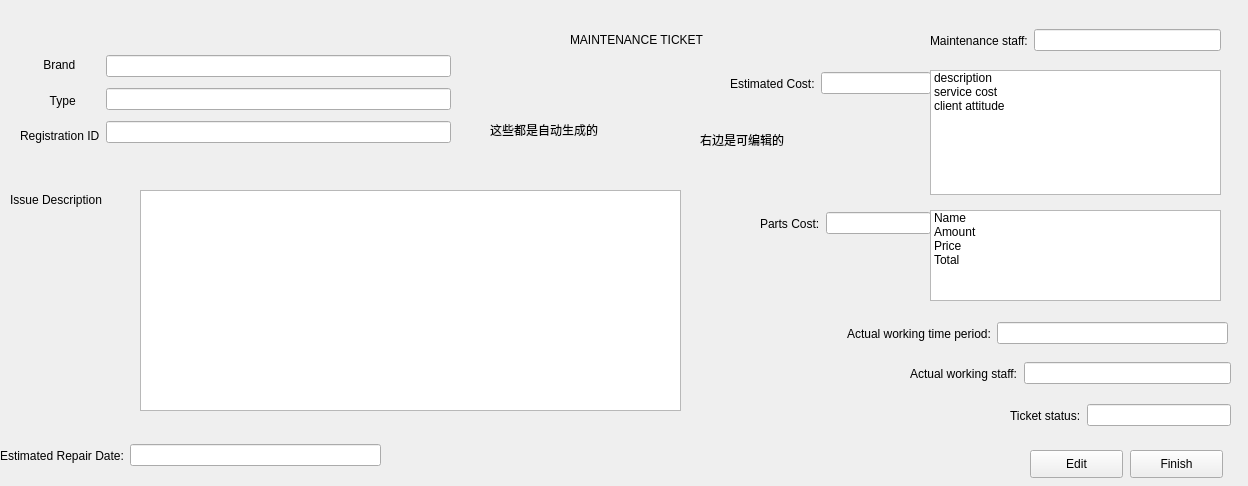
<?xml version="1.0" encoding="UTF-8"?>
<ui version="4.0">
 <class>ticket</class>
 <widget class="QWidget" name="ticket">
  <property name="geometry">
   <rect>
    <x>0</x>
    <y>0</y>
    <width>1248</width>
    <height>486</height>
   </rect>
  </property>
  <property name="windowTitle">
   <string>Form</string>
  </property>
  <widget class="QWidget" name="layoutWidget">
   <property name="geometry">
    <rect>
     <x>730</x>
     <y>70</y>
     <width>201</width>
     <height>27</height>
    </rect>
   </property>
   <layout class="QHBoxLayout" name="horizontalLayout_25">
    <item>
     <widget class="QLabel" name="label_16">
      <property name="text">
       <string>Estimated Cost:</string>
      </property>
     </widget>
    </item>
    <item>
     <widget class="QLineEdit" name="lineEdit_31"/>
    </item>
   </layout>
  </widget>
  <widget class="QWidget" name="layoutWidget_2">
   <property name="geometry">
    <rect>
     <x>1010</x>
     <y>390</y>
     <width>221</width>
     <height>51</height>
    </rect>
   </property>
   <layout class="QHBoxLayout" name="horizontalLayout_26">
    <item>
     <widget class="QLabel" name="label_25">
      <property name="text">
       <string>Ticket status:</string>
      </property>
     </widget>
    </item>
    <item>
     <widget class="QLineEdit" name="lineEdit_32"/>
    </item>
   </layout>
  </widget>
  <widget class="QLabel" name="label_26">
   <property name="geometry">
    <rect>
     <x>10</x>
     <y>190</y>
     <width>131</width>
     <height>19</height>
    </rect>
   </property>
   <property name="text">
    <string>Issue Description</string>
   </property>
  </widget>
  <widget class="QWidget" name="layoutWidget_3">
   <property name="geometry">
    <rect>
     <x>930</x>
     <y>70</y>
     <width>291</width>
     <height>125</height>
    </rect>
   </property>
   <layout class="QVBoxLayout" name="verticalLayout_10">
    <item>
     <widget class="QListWidget" name="listWidget_4">
      <item>
       <property name="text">
        <string>description</string>
       </property>
      </item>
      <item>
       <property name="text">
        <string>service cost</string>
       </property>
      </item>
      <item>
       <property name="text">
        <string>client attitude</string>
       </property>
      </item>
     </widget>
    </item>
   </layout>
  </widget>
  <widget class="QTableWidget" name="tableWidget">
   <property name="geometry">
    <rect>
     <x>140</x>
     <y>190</y>
     <width>541</width>
     <height>221</height>
    </rect>
   </property>
  </widget>
  <widget class="QListWidget" name="listWidget_5">
   <property name="geometry">
    <rect>
     <x>930</x>
     <y>210</y>
     <width>291</width>
     <height>91</height>
    </rect>
   </property>
   <item>
    <property name="text">
     <string>Name</string>
    </property>
   </item>
   <item>
    <property name="text">
     <string>Amount</string>
    </property>
   </item>
   <item>
    <property name="text">
     <string>Price</string>
    </property>
   </item>
   <item>
    <property name="text">
     <string>Total</string>
    </property>
   </item>
  </widget>
  <widget class="QWidget" name="layoutWidget_4">
   <property name="geometry">
    <rect>
     <x>0</x>
     <y>440</y>
     <width>381</width>
     <height>31</height>
    </rect>
   </property>
   <layout class="QHBoxLayout" name="horizontalLayout_27">
    <item>
     <widget class="QLabel" name="label_33">
      <property name="text">
       <string>Estimated Repair Date:</string>
      </property>
     </widget>
    </item>
    <item>
     <widget class="QLineEdit" name="lineEdit_33"/>
    </item>
   </layout>
  </widget>
  <widget class="QLabel" name="label_35">
   <property name="geometry">
    <rect>
     <x>490</x>
     <y>120</y>
     <width>271</width>
     <height>19</height>
    </rect>
   </property>
   <property name="text">
    <string>这些都是自动生成的</string>
   </property>
  </widget>
  <widget class="QLabel" name="label_36">
   <property name="geometry">
    <rect>
     <x>570</x>
     <y>30</y>
     <width>181</width>
     <height>19</height>
    </rect>
   </property>
   <property name="text">
    <string>MAINTENANCE TICKET</string>
   </property>
  </widget>
  <widget class="QWidget" name="layoutWidget_5">
   <property name="geometry">
    <rect>
     <x>847</x>
     <y>320</y>
     <width>381</width>
     <height>27</height>
    </rect>
   </property>
   <layout class="QHBoxLayout" name="horizontalLayout_28">
    <item>
     <widget class="QLabel" name="label_37">
      <property name="text">
       <string>Actual working time period:</string>
      </property>
     </widget>
    </item>
    <item>
     <widget class="QLineEdit" name="lineEdit_34"/>
    </item>
   </layout>
  </widget>
  <widget class="QWidget" name="layoutWidget_6">
   <property name="geometry">
    <rect>
     <x>20</x>
     <y>50</y>
     <width>431</width>
     <height>101</height>
    </rect>
   </property>
   <layout class="QHBoxLayout" name="horizontalLayout_29">
    <item>
     <layout class="QVBoxLayout" name="verticalLayout_11">
      <item>
       <widget class="QLabel" name="label_38">
        <property name="text">
         <string>       Brand</string>
        </property>
       </widget>
      </item>
      <item>
       <widget class="QLabel" name="label_39">
        <property name="text">
         <string>         Type</string>
        </property>
       </widget>
      </item>
      <item>
       <widget class="QLabel" name="label_40">
        <property name="text">
         <string>Registration ID</string>
        </property>
       </widget>
      </item>
     </layout>
    </item>
    <item>
     <layout class="QVBoxLayout" name="verticalLayout_12">
      <item>
       <widget class="QLineEdit" name="lineEdit_35"/>
      </item>
      <item>
       <widget class="QLineEdit" name="lineEdit_36"/>
      </item>
      <item>
       <widget class="QLineEdit" name="lineEdit_37"/>
      </item>
     </layout>
    </item>
   </layout>
  </widget>
  <widget class="QWidget" name="layoutWidget_7">
   <property name="geometry">
    <rect>
     <x>910</x>
     <y>360</y>
     <width>321</width>
     <height>27</height>
    </rect>
   </property>
   <layout class="QHBoxLayout" name="horizontalLayout_30">
    <item>
     <widget class="QLabel" name="label_41">
      <property name="text">
       <string>Actual working staff:</string>
      </property>
     </widget>
    </item>
    <item>
     <widget class="QLineEdit" name="lineEdit_38"/>
    </item>
   </layout>
  </widget>
  <widget class="QWidget" name="layoutWidget_8">
   <property name="geometry">
    <rect>
     <x>930</x>
     <y>20</y>
     <width>291</width>
     <height>41</height>
    </rect>
   </property>
   <layout class="QHBoxLayout" name="horizontalLayout_31">
    <item>
     <widget class="QLabel" name="label_42">
      <property name="text">
       <string>Maintenance staff:</string>
      </property>
     </widget>
    </item>
    <item>
     <widget class="QLineEdit" name="lineEdit_39"/>
    </item>
   </layout>
  </widget>
  <widget class="QLabel" name="label_43">
   <property name="geometry">
    <rect>
     <x>700</x>
     <y>130</y>
     <width>161</width>
     <height>19</height>
    </rect>
   </property>
   <property name="text">
    <string>右边是可编辑的</string>
   </property>
  </widget>
  <widget class="QWidget" name="layoutWidget_9">
   <property name="geometry">
    <rect>
     <x>760</x>
     <y>210</y>
     <width>171</width>
     <height>27</height>
    </rect>
   </property>
   <layout class="QHBoxLayout" name="horizontalLayout_32">
    <item>
     <widget class="QLabel" name="label_44">
      <property name="text">
       <string>Parts Cost:</string>
      </property>
     </widget>
    </item>
    <item>
     <widget class="QLineEdit" name="lineEdit_40"/>
    </item>
   </layout>
  </widget>
  <widget class="QPushButton" name="editbtn">
   <property name="geometry">
    <rect>
     <x>1030</x>
     <y>450</y>
     <width>93</width>
     <height>28</height>
    </rect>
   </property>
   <property name="text">
    <string>Edit</string>
   </property>
  </widget>
  <widget class="QPushButton" name="finishbtn">
   <property name="geometry">
    <rect>
     <x>1130</x>
     <y>450</y>
     <width>93</width>
     <height>28</height>
    </rect>
   </property>
   <property name="text">
    <string>Finish</string>
   </property>
  </widget>
 </widget>
 <resources/>
 <connections/>
</ui>
